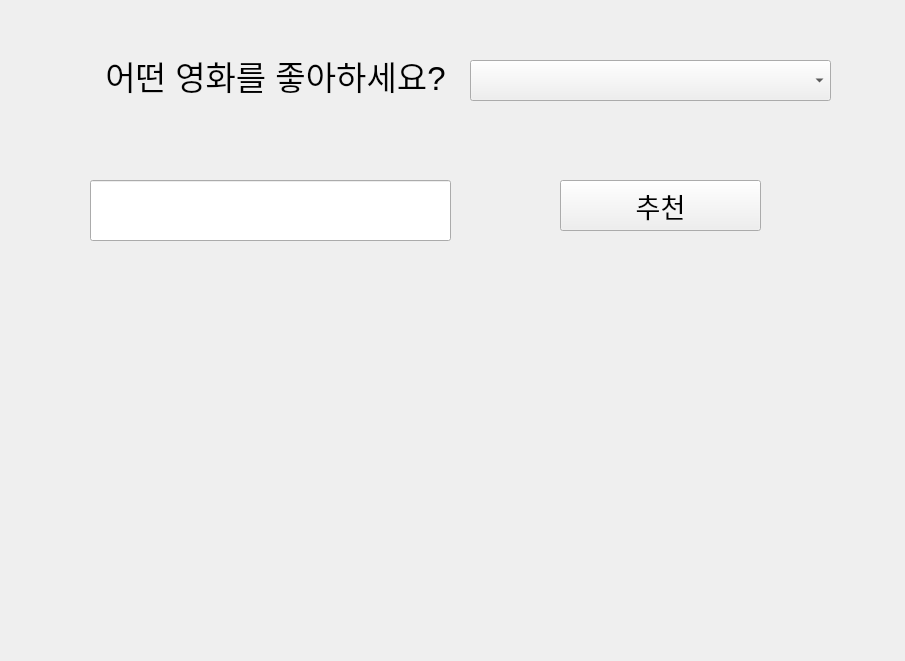
<?xml version="1.0" encoding="UTF-8"?>
<ui version="4.0">
 <class>Form</class>
 <widget class="QWidget" name="Form">
  <property name="geometry">
   <rect>
    <x>0</x>
    <y>0</y>
    <width>905</width>
    <height>661</height>
   </rect>
  </property>
  <property name="windowTitle">
   <string>Form</string>
  </property>
  <widget class="QComboBox" name="cb_title">
   <property name="geometry">
    <rect>
     <x>470</x>
     <y>60</y>
     <width>361</width>
     <height>41</height>
    </rect>
   </property>
   <property name="font">
    <font>
     <pointsize>15</pointsize>
    </font>
   </property>
  </widget>
  <widget class="QLineEdit" name="le_keyword">
   <property name="geometry">
    <rect>
     <x>90</x>
     <y>180</y>
     <width>361</width>
     <height>61</height>
    </rect>
   </property>
   <property name="font">
    <font>
     <pointsize>25</pointsize>
    </font>
   </property>
  </widget>
  <widget class="QPushButton" name="btn_recommend">
   <property name="geometry">
    <rect>
     <x>560</x>
     <y>180</y>
     <width>201</width>
     <height>51</height>
    </rect>
   </property>
   <property name="font">
    <font>
     <pointsize>20</pointsize>
    </font>
   </property>
   <property name="text">
    <string>추천</string>
   </property>
  </widget>
  <widget class="QLabel" name="lb_recommendation">
   <property name="geometry">
    <rect>
     <x>80</x>
     <y>280</y>
     <width>751</width>
     <height>341</height>
    </rect>
   </property>
   <property name="font">
    <font>
     <pointsize>18</pointsize>
    </font>
   </property>
   <property name="text">
    <string/>
   </property>
  </widget>
  <widget class="QLabel" name="label">
   <property name="geometry">
    <rect>
     <x>80</x>
     <y>40</y>
     <width>391</width>
     <height>71</height>
    </rect>
   </property>
   <property name="font">
    <font>
     <pointsize>25</pointsize>
    </font>
   </property>
   <property name="text">
    <string>어떤 영화를 좋아하세요?</string>
   </property>
   <property name="alignment">
    <set>Qt::AlignCenter</set>
   </property>
  </widget>
 </widget>
 <resources/>
 <connections/>
</ui>
